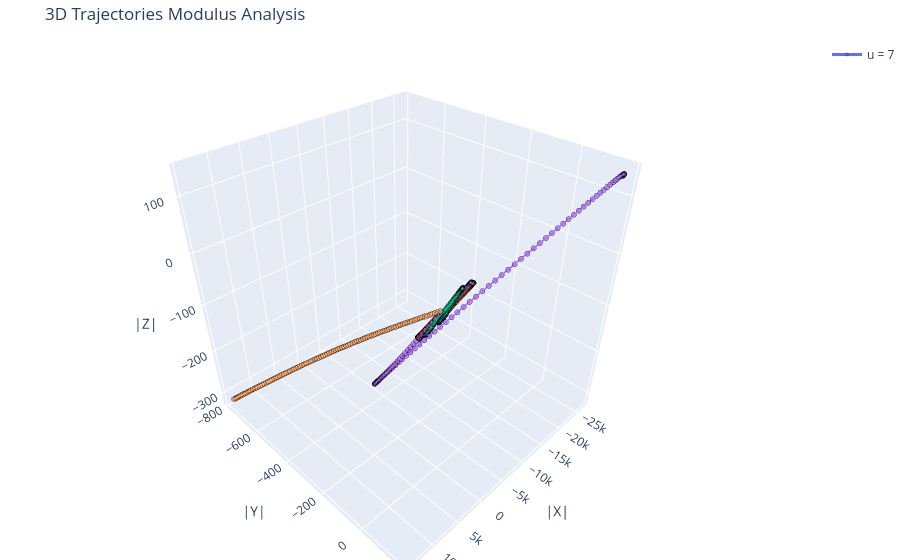

Here is the notebook cell this chart was saved with:
### Code cell
fig = go.Figure()

np.random.seed(0xDEADBEEF)
for u in u_values[-1:]:
    
    for i in range(5):
        show_legend = True if i == 0 else False
        color = colors[i]
        
        tensor_list = [10 * np.random.random( (2,)*i) for i in range(trunc+1)]
        points = np.real( solve(u, 100, tensor_list) )
        x_vals = points[:, 0]
        y_vals = points[:, 1]
        z_vals = points[:, 2]
        
        fig.add_trace(go.Scatter3d(
            x=x_vals, y=y_vals, z=z_vals,
            mode='lines+markers',
            line=dict(color=color, width=3),
            name=f"u = {u}",
            marker=dict(
                size=3, symbol='circle', opacity=0.7,
                line=dict(color='black', width=0.5)
            ),
            legendgroup=f"group_{u}", showlegend=show_legend
        ))

fig.update_layout(
    title='3D Trajectories Modulus Analysis',
    scene=dict( xaxis_title='|X|', yaxis_title='|Y|', zaxis_title='|Z|', aspectmode='cube' ),
    margin=dict(l=0, r=0, b=0, t=40)
)

fig.show()
